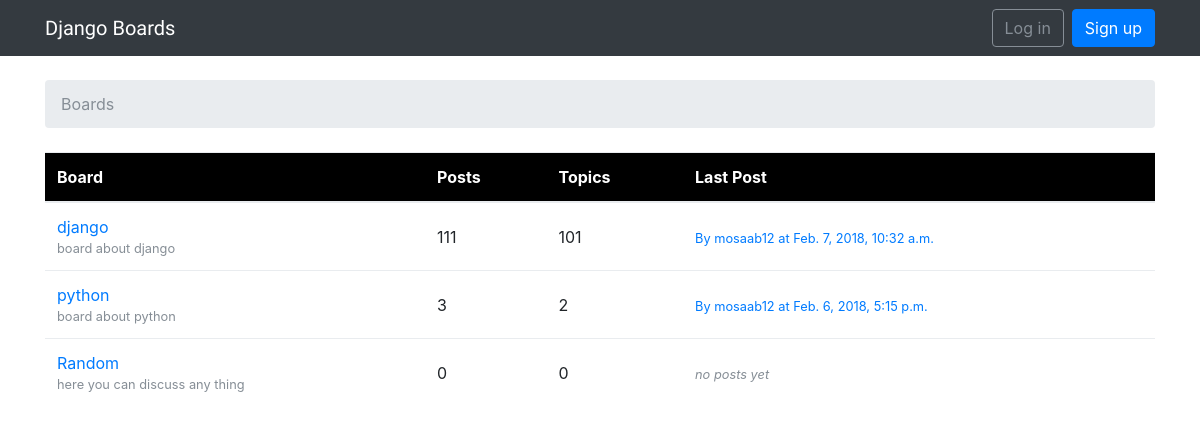
The page / on the database its author committed.
### boards/models.py (models this page shows, shortened)
class Board(models.Model):
    name = models.CharField(max_length=30,unique=True)
    description = models.CharField(max_length=100)
    def get_posts_count(self):
        return Post.objects.filter(topic__board=self).count()
    def get_last_post(self):
        return Post.objects.filter(topic__board=self).order_by('-created_at').first()

class Post(models.Model):
    message = models.TextField(max_length=4000)
    topic = models.ForeignKey(Topic,related_name='posts')
    created_at = models.DateTimeField(auto_now_add=True)
    updated_at = models.DateTimeField(null=True)
    created_by = models.ForeignKey(User, related_name='posts')
    updated_by = models.ForeignKey(User, null=True, related_name='+')

### boards/views.py (the view)
# urls.py: url(r'^$', views.BoardListView.as_view(), name='home'),
class BoardListView(ListView):
    model = Board
    context_object_name = 'boards'
    template_name = 'home.html'

### templates/home.html
{% extends 'base.html' %}
{% block breadcrumb %}
    <li class="breadcrumb-item active" aria-current="page">Boards</li>
{% endblock breadcrumb %}
{% block content %}
    <table class="table">
        <thead class="thead-inverse">
            <tr>
                <th>Board</th>
                <th>Posts</th>
                <th>Topics</th>
                <th>Last Post</th>
            </tr>
        </thead>
        <tbody>
            {% for board in boards  %}
                <tr>
                    <td>
                        <a href="{% url 'board_topics' board.pk%}">{{ board.name }}</a>
                        <small class="text-muted d-block">{{ board.description }}</small>
                    </td>
                    <td class="align-middle">
                        {{ board.get_posts_count }}
                    </td>
                    <td class="align-middle">
                        {{board.topics.count}}
                    </td>
                    <td class="align-middle">
                        {% with post=board.get_last_post %}
                            {% if post %}
                                <small>
                                    <a href="{% url 'topic_posts' board.pk post.topic.pk%}">
                                        By {{ post.created_by.username }} at {{ post.created_at }}
                                    </a>
                                </small>
                            {% else %}
                                <small class="text-muted">
                                    <em> no posts yet</em>
                                </small>
                            {% endif %}
                        {% endwith %}
                    </td>
                </tr>
            {% endfor %}
        </tbody>
    </table>
{% endblock content %}

### static/css/main.css (style rules this page uses)
.thead-inverse { background-color: black; color: white; }

### rows shown on the page
Board: name "django", description "board about django", get_posts_count "111", topics.count "101", get_last_post.created_by.username "mosaab12", get_last_post.created_at "Feb. 7, 2018, 10:32 a.m."
Board: name "python", description "board about python", get_posts_count "3", topics.count "2", get_last_post.created_by.username "mosaab12", get_last_post.created_at "Feb. 6, 2018, 5:15 p.m."
Board: name "Random", description "here you can discuss any thing", get_posts_count "0", topics.count "0", shows "no posts yet"
